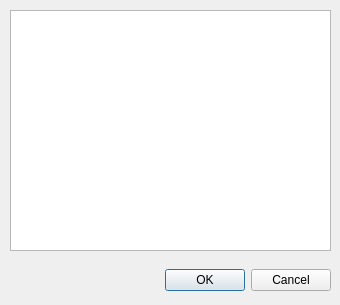
<?xml version="1.0" encoding="UTF-8"?>
<ui version="4.0">
 <class>About</class>
 <widget class="QDialog" name="About">
  <property name="geometry">
   <rect>
    <x>0</x>
    <y>0</y>
    <width>340</width>
    <height>305</height>
   </rect>
  </property>
  <property name="windowTitle">
   <string>Dialog</string>
  </property>
  <widget class="QDialogButtonBox" name="buttonBox">
   <property name="geometry">
    <rect>
     <x>110</x>
     <y>260</y>
     <width>221</width>
     <height>41</height>
    </rect>
   </property>
   <property name="orientation">
    <enum>Qt::Horizontal</enum>
   </property>
   <property name="standardButtons">
    <set>QDialogButtonBox::Cancel|QDialogButtonBox::Ok</set>
   </property>
  </widget>
  <widget class="QTextBrowser" name="infoBox">
   <property name="geometry">
    <rect>
     <x>10</x>
     <y>10</y>
     <width>321</width>
     <height>241</height>
    </rect>
   </property>
  </widget>
 </widget>
 <resources/>
 <connections>
  <connection>
   <sender>buttonBox</sender>
   <signal>accepted()</signal>
   <receiver>About</receiver>
   <slot>accept()</slot>
   <hints>
    <hint type="sourcelabel">
     <x>248</x>
     <y>254</y>
    </hint>
    <hint type="destinationlabel">
     <x>157</x>
     <y>274</y>
    </hint>
   </hints>
  </connection>
  <connection>
   <sender>buttonBox</sender>
   <signal>rejected()</signal>
   <receiver>About</receiver>
   <slot>reject()</slot>
   <hints>
    <hint type="sourcelabel">
     <x>316</x>
     <y>260</y>
    </hint>
    <hint type="destinationlabel">
     <x>286</x>
     <y>274</y>
    </hint>
   </hints>
  </connection>
 </connections>
</ui>
